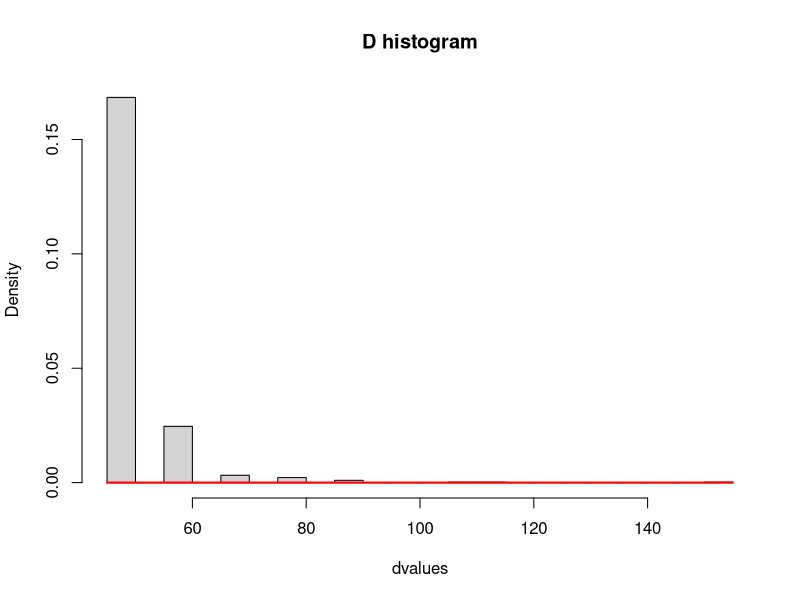

Here is the R script that generated this plot:
#get a random value for d
getd = function() {
  probs = c(0.02,0.01,0.97)
  observed = rmultinom(1, 50, probs)
  expected = 20*probs

  D = sum((observed-expected)^2/expected)
}

# create vector of 1000 samples of D
dvalues = rep(0, 1000)
for (i in 1:1000) {
  dvalues[i] = getd()
}

# Plot histogram
hist(dvalues, breaks = 20, freq=FALSE, main="D histogram")
curve(dchisq(x, df = 2), add = TRUE, col = "red", lwd = 2)

#get a random value for d


# create vector of rejections
# rejections = rep(0, 1000)
# for (i in 1:1000) {
#   dvalue = getd()
#   pvalue = pchisq(dvalue, df=2, lower.tail=FALSE)
#   if (pvalue < 0.05) {
#     rejections[i] = 1
#   }
# }
# 
# sum(rejections)/1000
#0.057
